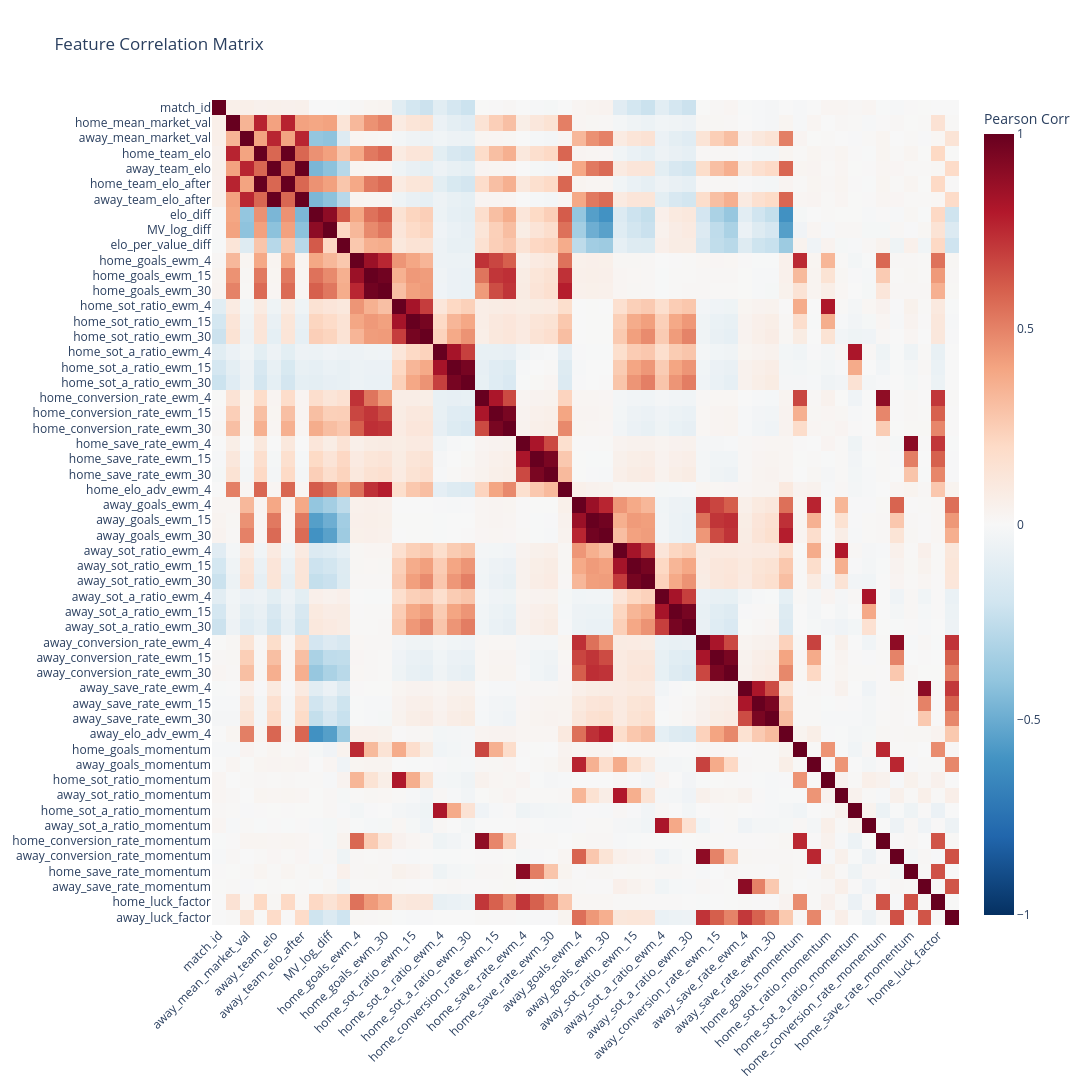

Notebook cell for this chart:
### Code cell
import polars as pl
import plotly.express as px

def plot_corr_matrix(features: pl.DataFrame, size):
    numeric_df = features.select(cs.numeric())

    corr_matrix = numeric_df.corr()

    # 3. Create the Plotly Heatmap
    fig = px.imshow(
        corr_matrix.to_numpy(),
        x=corr_matrix.columns,
        y=corr_matrix.columns,
        color_continuous_scale='RdBu_r', # Red-Blue scale (standard for corr)
        zmin=-1, zmax=1,                 # Correlation is always -1 to 1
        title="Feature Correlation Matrix",
        labels=dict(color="Pearson Corr"),
        aspect="auto"
    )

    fig.update_layout(
        width=size[0],
        height=size[1],
        xaxis_tickangle=-45
    )
    fig.show()

plot_corr_matrix(ml_features, size=(1200, 1200))

### Figure 1 — Plotly figure (JSON) as saved in the notebook; plotly's stock layout.template omitted (floating-point values rounded to 4 significant figures; data arrays with more than 128 entries replaced by an {"elided": "..."} marker saying what was removed)
{"data": [{"coloraxis": "coloraxis", "hovertemplate": "x: %{x}<br>y: %{y}<br>Pearson Corr: %{z}<extra></extra>", "name": "0", "type": "heatmap", "x": ["match_id", "home_mean_market_val", "away_mean_market_val", "home_team_elo", "away_team_elo", "home_team_elo_after", "away_team_elo_after", "elo_diff", "MV_log_diff", "elo_per_value_diff", "home_goals_ewm_4", "home_goals_ewm_15", "home_goals_ewm_30", "home_sot_ratio_ewm_4", "home_sot_ratio_ewm_15", "home_sot_ratio_ewm_30", "home_sot_a_ratio_ewm_4", "home_sot_a_ratio_ewm_15", "home_sot_a_ratio_ewm_30", "home_conversion_rate_ewm_4", "home_conversion_rate_ewm_15", "home_conversion_rate_ewm_30", "home_save_rate_ewm_4", "home_save_rate_ewm_15", "home_save_rate_ewm_30", "home_elo_adv_ewm_4", "away_goals_ewm_4", "away_goals_ewm_15", "away_goals_ewm_30", "away_sot_ratio_ewm_4", "away_sot_ratio_ewm_15", "away_sot_ratio_ewm_30", "away_sot_a_ratio_ewm_4", "away_sot_a_ratio_ewm_15", "away_sot_a_ratio_ewm_30", "away_conversion_rate_ewm_4", "away_conversion_rate_ewm_15", "away_conversion_rate_ewm_30", "away_save_rate_ewm_4", "away_save_rate_ewm_15", "away_save_rate_ewm_30", "away_elo_adv_ewm_4", "home_goals_momentum", "away_goals_momentum", "home_sot_ratio_momentum", "away_sot_ratio_momentum", "home_sot_a_ratio_momentum", "away_sot_a_ratio_momentum", "home_conversion_rate_momentum", "away_conversion_rate_momentum", "home_save_rate_momentum", "away_save_rate_momentum", "home_luck_factor", "away_luck_factor"], "xaxis": "x", "y": ["match_id", "home_mean_market_val", "away_mean_market_val", "home_team_elo", "away_team_elo", "home_team_elo_after", "away_team_elo_after", "elo_diff", "MV_log_diff", "elo_per_value_diff", "home_goals_ewm_4", "home_goals_ewm_15", "home_goals_ewm_30", "home_sot_ratio_ewm_4", "home_sot_ratio_ewm_15", "home_sot_ratio_ewm_30", "home_sot_a_ratio_ewm_4", "home_sot_a_ratio_ewm_15", "home_sot_a_ratio_ewm_30", "home_conversion_rate_ewm_4", "home_conversion_rate_ewm_15", "home_conversion_rate_ewm_30", "home_save_rate_ewm_4", "home_save_rate_ewm_15", "home_save_rate_ewm_30", "home_elo_adv_ewm_4", "away_goals_ewm_4", "away_goals_ewm_15", "away_goals_ewm_30", "away_sot_ratio_ewm_4", "away_sot_ratio_ewm_15", "away_sot_ratio_ewm_30", "away_sot_a_ratio_ewm_4", "away_sot_a_ratio_ewm_15", "away_sot_a_ratio_ewm_30", "away_conversion_rate_ewm_4", "away_conversion_rate_ewm_15", "away_conversion_rate_ewm_30", "away_save_rate_ewm_4", "away_save_rate_ewm_15", "away_save_rate_ewm_30", "away_elo_adv_ewm_4", "home_goals_momentum", "away_goals_momentum", "home_sot_ratio_momentum", "away_sot_ratio_momentum", "home_sot_a_ratio_momentum", "away_sot_a_ratio_momentum", "home_conversion_rate_momentum", "away_conversion_rate_momentum", "home_save_rate_momentum", "away_save_rate_momentum", "home_luck_factor", "away_luck_factor"], "yaxis": "y", "z": {"elided": "54x54 float values"}}], "layout": {"coloraxis": {"cmax": 1, "cmin": -1, "colorbar": {"title": {"text": "Pearson Corr"}}, "colorscale": [[0, "rgb(5,48,97)"], [0.1, "rgb(33,102,172)"], [0.2, "rgb(67,147,195)"], [0.3, "rgb(146,197,222)"], [0.4, "rgb(209,229,240)"], [0.5, "rgb(247,247,247)"], [0.6, "rgb(253,219,199)"], [0.7, "rgb(244,165,130)"], [0.8, "rgb(214,96,77)"], [0.9, "rgb(178,24,43)"], [1, "rgb(103,0,31)"]]}, "height": 1200, "title": {"text": "Feature Correlation Matrix"}, "width": 1200, "xaxis": {"anchor": "y", "domain": [0, 1], "tickangle": -45}, "yaxis": {"anchor": "x", "autorange": "reversed", "domain": [0, 1]}}}
